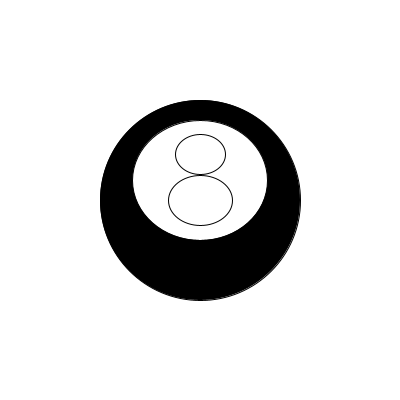
Frame 1 (no input)
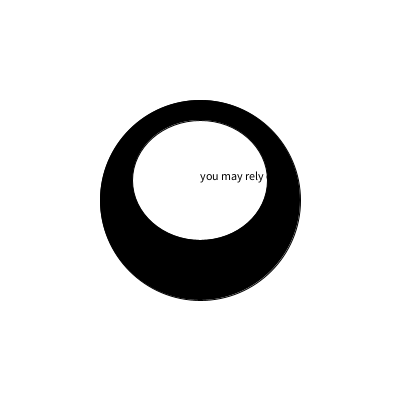
Frame 2 (the mouse pressed at the canvas centre, redrawn once)

The Processing sketch that drew these frames (run headless with seeded random() and noise(); the mouse was pressed at the canvas centre and the sketch redrawn once):

// Processing sketch: processing_79931
// ── processing_79931.pde

//Michael H CP.1 16-17
//Magic Eight Ball


boolean answer=false;
 String[] lines= {"Yea.. no", "dont count on it", "my sources say no", "without a doubt", "reply hazy,try again", "it is certain", "my reply is no", "as I see it yes", "most likely", "you may rely on it", "cannot predict now", "better not tell you now", "very doubtful", "outlook good", "yes difinitely", "concentrate and ask again"};
int i=0;
void setup()
{
  size(400,400);
 

  noLoop();
  
}
void draw()
{

  background(255);
  fill(0);
  ellipse(200,200,200,200);
 
  
  
  if(answer==true)
  {
    fill(255);
    ellipse(200,180,135,120);

  }
  else
  {
    fill(255);
    ellipse(200,180,135,120);
     noFill();
    ellipse(200,154,50,40);
    ellipse(200,200,64,50);
  }
   if (answer==true)
  {
    fill(0);
     i= int(random(0,15));
    text(lines[i],200,180);
    textAlign(CENTER);
  }

}
    void mousePressed()
    {
      answer=!answer;
      redraw();
    }
